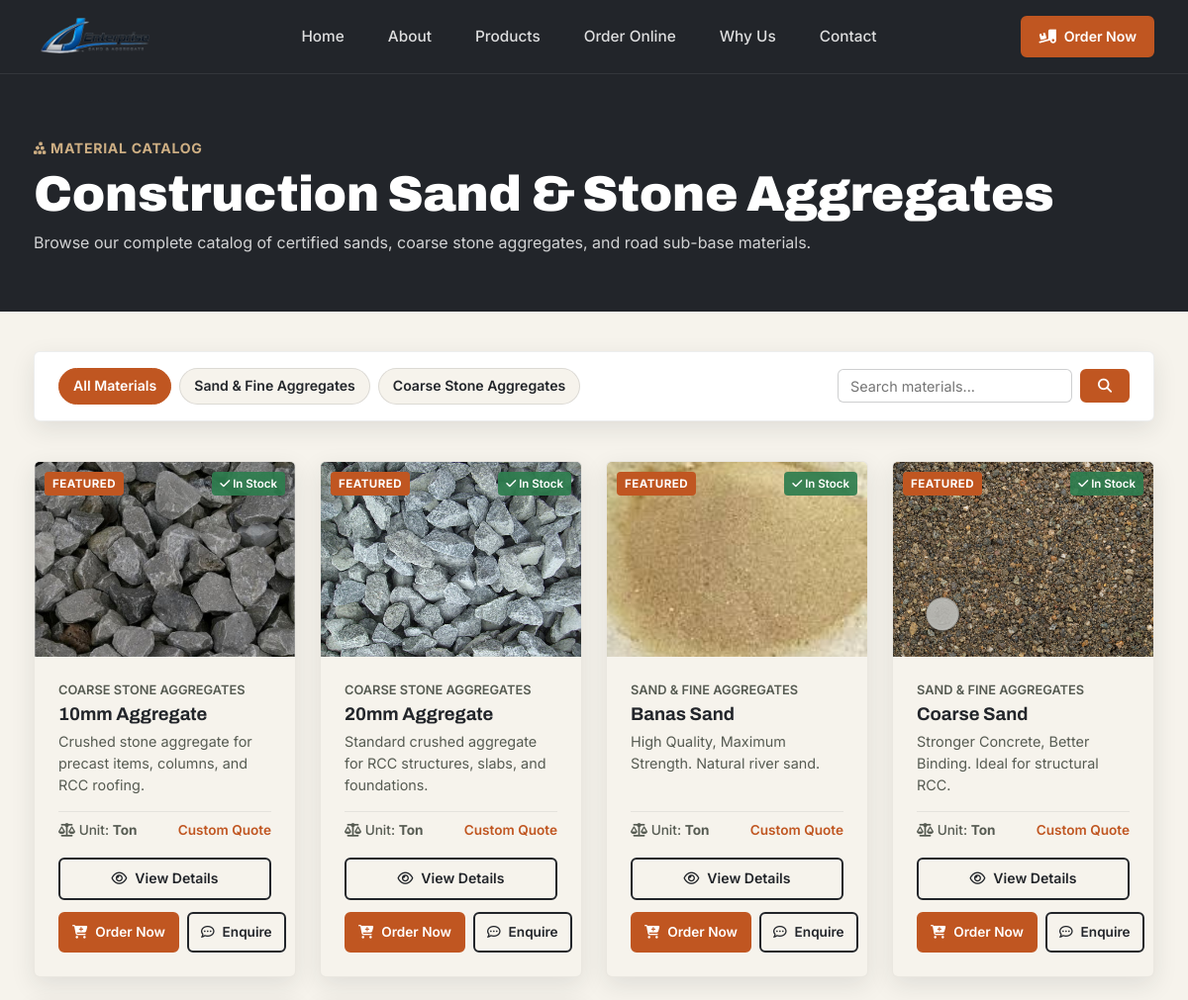
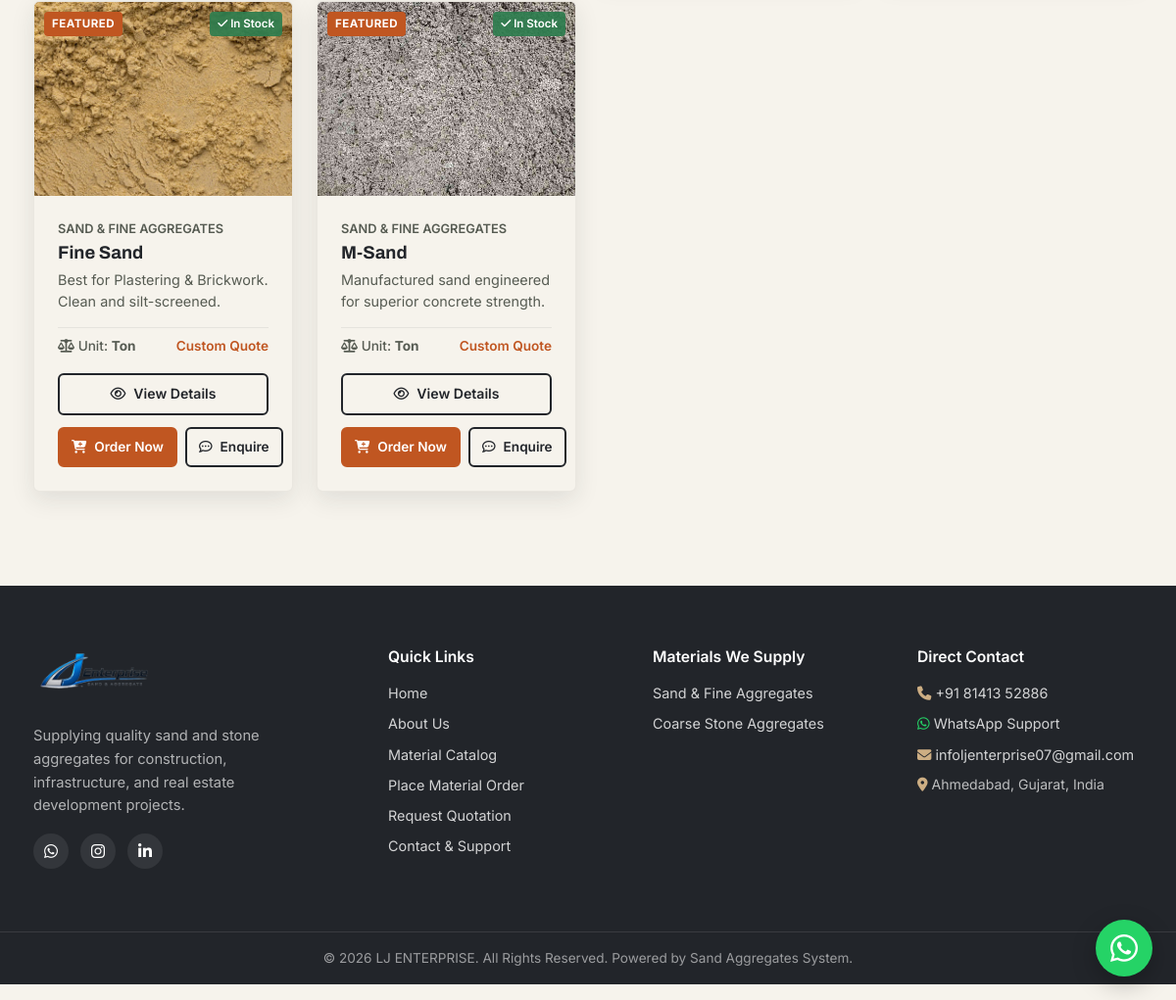
Screenshot of /products/ with the database file from the repository (2 pictures, top to bottom).
### website/models.py (models this page shows, shortened)
class Category(models.Model):
    name = models.CharField(max_length=100, unique=True)
    slug = models.SlugField(max_length=120, unique=True, blank=True)
    description = models.TextField(blank=True, help_text="Brief description of this material category")
    order = models.PositiveIntegerField(default=0, help_text="Display order in menus and filters")
    is_active = models.BooleanField(default=True)
    class Meta:
        verbose_name_plural = "Categories"
        ordering = ['order', 'name']

class Product(models.Model):
    UNIT_CHOICES = [
        ('Ton', 'Ton'),
        ('Truck', 'Truck (Full Load)'),
        ('Cubic Meter', 'Cubic Meter (m³)'),
        ('Brass', 'Brass'),
        ('Bag', 'Bag (50 kg)'),
    ]
    name = models.CharField(max_length=150, unique=True)
    slug = models.SlugField(max_length=170, unique=True, blank=True)
    category = models.ForeignKey(
        Category,
        on_delete=models.SET_NULL,
        related_name='products',
        null=True,
        blank=True
    )
    image = models.ImageField(
        upload_to='products/',
        blank=True,
        null=True,
        help_text="Upload high quality product photo"
    )
    short_description = models.CharField(
        max_length=255,
        help_text="Short one-line summary displayed on product cards"
    )
    description = models.TextField(
        help_text="Detailed specification, uses, grading, and material properties"
    )
    unit = models.CharField(
        max_length=50,
        choices=UNIT_CHOICES,
        default='Ton'
    )
    available = models.BooleanField(
        default=True,
        help_text="Is this material currently in stock and available for delivery?"
    )
    featured = models.BooleanField(
        default=False,
        help_text="Display prominently on the homepage products showcase"
    )
    created_at = models.DateTimeField(auto_now_add=True)
    updated_at = models.DateTimeField(auto_now=True)
    class Meta:
        ordering = ['-featured', 'name']
    def get_absolute_url(self):
        return reverse('website:product_detail', kwargs={'slug': self.slug})

class SiteSetting(models.Model):
    business_name = models.CharField(max_length=150, default="LJ ENTERPRISE")
    tagline = models.CharField(
        max_length=255,
        default="At the heart of every strong structure lies a solid foundation — and that starts with quality materials."
    )
    phone_display = models.CharField(max_length=30, default="+91 81413 52886")
    phone_raw = models.CharField(max_length=30, default="+918141352886", help_text="Digits with country code, no spaces for tel: link")
    whatsapp_number = models.CharField(max_length=30, default="918141352886", help_text="Digits only with country code (e.g. 918141352886) for wa.me links")
    email = models.EmailField(default="infoljenterprise07@gmail.com")
    address = models.CharField(max_length=255, default="Ahmedabad, Gujarat, India")
    business_hours = models.CharField(max_length=100, default="Open 24 hours")
    google_maps_url = models.URLField(max_length=500, default="https://www.google.com/maps?q=Ahmedabad,Gujarat,India&output=embed")
    whatsapp_default_message = models.TextField(
        default="Hello LJ Enterprise, I am interested in your sand, GSB, and aggregates materials. Please share material details and availability."
    )
    instagram_url = models.URLField(default="https://www.instagram.com/infoljenterprise?stkn=MWd3cGN3dDV6Ym44aA==", blank=True)
    linkedin_url = models.URLField(default="https://www.linkedin.com/company/rashienterprise", blank=True)
    class Meta:
        verbose_name = "Business Configuration & Contact Settings"
        verbose_name_plural = "Business Configuration & Contact Settings"
    @classmethod
    def get_settings(cls):
        obj, _ = cls.objects.get_or_create(pk=1)
        return obj

### website/views.py (the view)
# urls.py: path('products/', views.ProductListView.as_view(), name='products'),
class ProductListView(ListView):
    model = Product
    template_name = 'products.html'
    context_object_name = 'products'
    paginate_by = 12
    def get_queryset(self):
        queryset = Product.objects.all()
        category_slug = self.request.GET.get('category')
        query = self.request.GET.get('q')
        if category_slug:
            queryset = queryset.filter(category__slug=category_slug)
        if query:
            queryset = queryset.filter(
                Q(name__icontains=query) |
                Q(short_description__icontains=query) |
                Q(description__icontains=query)
            )
        return queryset
    def get_context_data(self, **kwargs):
        context = super().get_context_data(**kwargs)
        context['categories'] = Category.objects.filter(is_active=True)
        context['current_category'] = self.request.GET.get('category', '')
        context['search_query'] = self.request.GET.get('q', '')
        return context

### templates/products.html (shortened to what this page needs)
{% extends 'base.html' %}
{% load static %}
{% block content %}
<section class="catalog-header">
  <div class="container">
    <span class="section-kicker" style="color:var(--sand);"><i class="fa-solid fa-cubes-stacked"></i> Material Catalog</span>
    <h1>Construction Sand & Stone Aggregates</h1>
    <p>Browse our complete catalog of certified sands, coarse stone aggregates, and road sub-base materials.</p>
  </div>
</section>
<section style="padding-bottom: var(--space-6);">
  <div class="container">
    <div class="filter-bar">
      <div class="category-pills">
        <a href="{% url 'website:products' %}" class="category-pill {% if not current_category %}active{% endif %}">
          All Materials
        </a>
        {% for cat in categories %}
          <a href="{% url 'website:products' %}?category={{ cat.slug }}" class="category-pill {% if current_category == cat.slug %}active{% endif %}">
            {{ cat.name }}
          </a>
        {% endfor %}
      </div>
      <form method="GET" action="{% url 'website:products' %}" style="display: flex; gap: 8px;">
        <input
          type="text"
          name="q"
          value="{{ search_query }}"
          placeholder="Search materials..."
          class="form-control"
          style="padding: 6px 12px; font-size: 0.9rem; min-width: 200px;"
        >
        <button type="submit" class="btn btn-accent btn-sm">
          <i class="fa-solid fa-magnifying-glass"></i>
        </button>
      </form>
    </div>
    <div class="product-grid">
      {% for product in products %}
        <article class="product-card" data-product="{{ product.name }}">
          <div class="product-card-img-wrap">
            {% if product.image %}
              <img src="{{ product.image.url }}" alt="{{ product.name }}" loading="lazy">
            {% else %}
              <img src="{% static 'assets/hero.jpeg' %}" alt="{{ product.name }}" loading="lazy" onerror="this.parentElement.classList.add('img-fallback')">
            {% endif %}
            {% if product.featured %}
              <span class="badge-featured">Featured</span>
            {% endif %}
            {% if product.available %}
              <span class="badge-available"><i class="fa-solid fa-check"></i> In Stock</span>
            {% else %}
              <span class="badge-unavailable"><i class="fa-solid fa-xmark"></i> Out of Stock</span>
            {% endif %}
          </div>
          <div class="product-body">
            {% if product.category %}
              <span class="product-category">{{ product.category.name }}</span>
            {% endif %}
            <h3><a href="{{ product.get_absolute_url }}">{{ product.name }}</a></h3>
            <p>{{ product.short_description }}</p>
            <div class="product-price-bar">
              <span class="price-unit"><i class="fa-solid fa-scale-balanced"></i> Unit: <strong>{{ product.unit }}</strong></span>
              <span class="price-unit" style="color: var(--accent); font-weight: 600;">Custom Quote</span>
            </div>
            <div style="margin-bottom: 12px;">
              <a href="{{ product.get_absolute_url }}" class="btn btn-outline btn-sm btn-block">
                <i class="fa-regular fa-eye"></i> View Details
              </a>
            </div>
            <div class="product-actions">
              <a href="{% url 'website:order_create_product' product.slug %}" class="btn btn-accent btn-sm">
                <i class="fa-solid fa-cart-plus"></i> Order Now
              </a>
              <a href="{% url 'website:enquiry_create' %}?product={{ product.id }}" class="btn btn-outline btn-sm">
                <i class="fa-regular fa-comment-dots"></i> Enquire
              </a>
            </div>
          </div>
        </article>
      {% endfor %}
    </div>
  </div>
</section>
{% endblock %}

### templates/base.html (shortened to what this page needs)
{% load static %}
<!DOCTYPE html>
<html lang="en">
<head>
  <link rel="stylesheet" href="https://cdnjs.cloudflare.com/ajax/libs/font-awesome/6.5.1/css/all.min.css" />
  <link rel="stylesheet" href="{% static 'css/style.css' %}">
</head>
<body>
<header class="site-header" id="top">
  <div class="container header-inner">
    <a href="{% url 'website:home' %}" class="brand" aria-label="{{ site_settings.business_name }} home">
      <div class="brand-logo-container">
        <img src="{% static 'assets/logo_transparent.png' %}" alt="{{ site_settings.business_name }}" class="brand-logo">
      </div>
    </a>
    <nav class="main-nav" id="main-nav">
      <ul>
        <li><a href="{% url 'website:home' %}">Home</a></li>
        <li><a href="{% url 'website:home' %}#about">About</a></li>
        <li><a href="{% url 'website:products' %}">Products</a></li>
        <li><a href="{% url 'website:order_create' %}">Order Online</a></li>
        <li><a href="{% url 'website:home' %}#why-us">Why Us</a></li>
        <li><a href="{% url 'website:home' %}#contact">Contact</a></li>
      </ul>
    </nav>
    <div class="header-actions">
      <a href="{% url 'website:order_create' %}" class="btn btn-accent btn-sm">
        <i class="fa-solid fa-truck-ramp-box"></i> Order Now
      </a>
    </div>
  </div>
</header>
<main>
  {% block content %}{% endblock %}
</main>
<footer class="site-footer">
  <div class="container footer-inner">
    <div class="footer-brand">
      <a href="{% url 'website:home' %}" style="display:inline-block; margin-bottom: 14px;">
        <div class="brand-logo-container footer-logo">
          <img src="{% static 'assets/logo_transparent.png' %}" alt="{{ site_settings.business_name }}" class="brand-logo">
        </div>
      </a>
      <p>Supplying quality sand and stone aggregates for construction, infrastructure, and real estate development projects.</p>
      <div class="footer-social-links">
        <a href="{{ whatsapp_url }}" target="_blank" rel="noopener" aria-label="WhatsApp" title="WhatsApp"><i class="fa-brands fa-whatsapp"></i></a>
        {% if site_settings.instagram_url %}<a href="{{ site_settings.instagram_url }}" target="_blank" rel="noopener" aria-label="Instagram" title="Instagram"><i class="fa-brands fa-instagram"></i></a>{% endif %}
        {% if site_settings.linkedin_url %}<a href="{{ site_settings.linkedin_url }}" target="_blank" rel="noopener" aria-label="LinkedIn" title="LinkedIn"><i class="fa-brands fa-linkedin-in"></i></a>{% endif %}
      </div>
    </div>
    <div class="footer-col">
      <h4>Quick Links</h4>
      <ul>
        <li><a href="{% url 'website:home' %}">Home</a></li>
        <li><a href="{% url 'website:home' %}#about">About Us</a></li>
        <li><a href="{% url 'website:products' %}">Material Catalog</a></li>
        <li><a href="{% url 'website:order_create' %}">Place Material Order</a></li>
        <li><a href="{% url 'website:enquiry_create' %}">Request Quotation</a></li>
        <li><a href="{% url 'website:home' %}#contact">Contact & Support</a></li>
      </ul>
    </div>
    <div class="footer-col">
      <h4>Materials We Supply</h4>
      <ul>
        {% for cat in nav_categories %}
          <li><a href="{% url 'website:products' %}?category={{ cat.slug }}">{{ cat.name }}</a></li>
        {% empty %}
          <li><a href="{% url 'website:products' %}">Construction Sand</a></li>
          <li><a href="{% url 'website:products' %}">River Sand & M-Sand</a></li>
          <li><a href="{% url 'website:products' %}">Stone Aggregates (10/20/40mm)</a></li>
          <li><a href="{% url 'website:products' %}">Granular Sub Base (GSB)</a></li>
        {% endfor %}
      </ul>
    </div>
    <div class="footer-col">
      <h4>Direct Contact</h4>
      <ul>
        <li>
          <a href="tel:{{ site_settings.phone_raw }}">
            <i class="fa-solid fa-phone" style="color:var(--sand);"></i> {{ site_settings.phone_display }}
          </a>
        </li>
        <li>
          <a href="{{ whatsapp_url }}" target="_blank" rel="noopener">
            <i class="fa-brands fa-whatsapp" style="color:#25D366;"></i> WhatsApp Support
          </a>
        </li>
        <li>
          <a href="mailto:{{ site_settings.email }}">
            <i class="fa-solid fa-envelope" style="color:var(--sand);"></i> {{ site_settings.email }}
          </a>
        </li>
        <li style="color:rgba(255,255,255,0.7); font-size:0.88rem; margin-top:8px;">
          <i class="fa-solid fa-location-dot" style="color:var(--sand);"></i> {{ site_settings.address }}
        </li>
      </ul>
    </div>
  </div>
  <div class="footer-bottom">
    <div class="container">
      <p>&copy; {{ current_year }} {{ site_settings.business_name }}. All Rights Reserved. Powered by Sand Aggregates System.</p>
    </div>
  </div>
</footer>
<a href="{{ whatsapp_url }}" class="whatsapp-float" aria-label="Chat with us on WhatsApp" target="_blank" rel="noopener" title="Chat on WhatsApp">
  <i class="fa-brands fa-whatsapp"></i>
</a>
</body>
</html>

### rows the page displays
Category: name "Sand & Fine Aggregates"
Category: name "Coarse Stone Aggregates"
Product: image (picture), featured "FEATURED", available True (drawn), category.name "COARSE STONE AGGREGATES", name "10mm Aggregate", short_description "Crushed stone aggregate for precast items, columns, and RCC roofing.", unit "Ton"
Product: image (picture), featured "FEATURED", available True (drawn), category.name "COARSE STONE AGGREGATES", name "20mm Aggregate", short_description "Standard crushed aggregate for RCC structures, slabs, and foundations.", unit "Ton"
Product: image (picture), featured "FEATURED", available True (drawn), category.name "SAND & FINE AGGREGATES", name "Banas Sand", short_description "High Quality, Maximum Strength. Natural river sand.", unit "Ton"
Product: image (picture), featured "FEATURED", available True (drawn), category.name "SAND & FINE AGGREGATES", name "Coarse Sand", short_description "Stronger Concrete, Better Binding. Ideal for structural RCC.", unit "Ton"
Product: image (picture), featured "FEATURED", available True (drawn), category.name "SAND & FINE AGGREGATES", name "Fine Sand", short_description "Best for Plastering & Brickwork. Clean and silt-screened.", unit "Ton"
Product: image (picture), featured "FEATURED", available True (drawn), category.name "SAND & FINE AGGREGATES", name "M-Sand", short_description "Manufactured sand engineered for superior concrete strength.", unit "Ton"
SiteSetting: phone_display "+91 81413 52886", email "infoljenterprise07@gmail.com", address "Ahmedabad, Gujarat, India", business_name "LJ ENTERPRISE"
